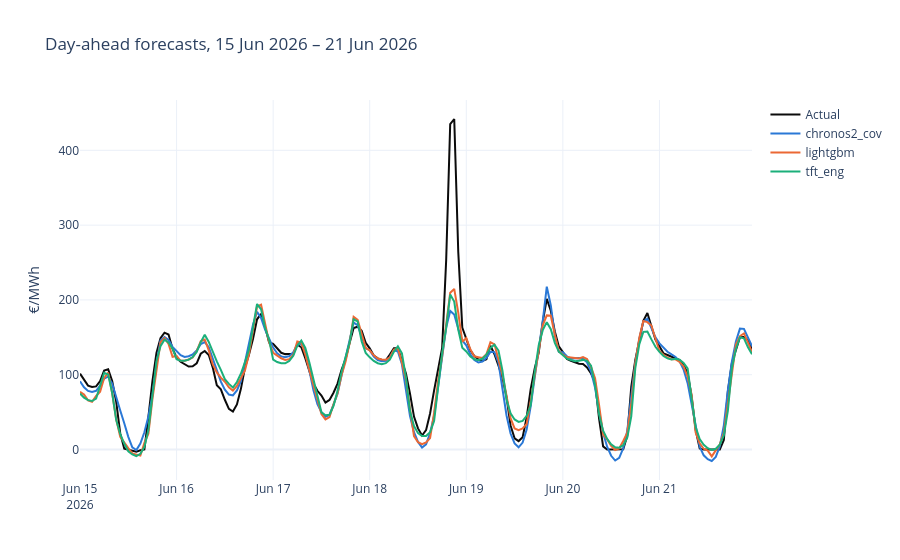

Here is the notebook cell this chart was saved with:
### Code cell
plots.forecast_lines(
    df,
    preds.filter(pl.col("model").is_in(["chronos2_cov", "lightgbm", "tft_eng"])),
    date(2026, 6, 15),
    date(2026, 6, 21),
)

### Figure 1 — Plotly figure (JSON) as saved in the notebook; plotly's stock layout.template omitted (floating-point values rounded to 4 significant figures; data arrays with more than 128 entries replaced by an {"elided": "..."} marker saying what was removed)
{"data": [{"line": {"color": "#0b0b0b", "width": 2}, "name": "Actual", "type": "scatter", "x": {"elided": "168 str values"}, "y": {"elided": "168 float values"}}, {"line": {"color": "#2a78d6", "width": 2}, "name": "chronos2_cov", "type": "scatter", "x": {"elided": "168 str values"}, "y": {"elided": "168 float values"}}, {"line": {"color": "#eb6834", "width": 2}, "name": "lightgbm", "type": "scatter", "x": {"elided": "168 str values"}, "y": {"elided": "168 float values"}}, {"line": {"color": "#1baf7a", "width": 2}, "name": "tft_eng", "type": "scatter", "x": {"elided": "168 str values"}, "y": {"elided": "168 float values"}}], "layout": {"hovermode": "x unified", "title": {"text": "Day-ahead forecasts, 15 Jun 2026 – 21 Jun 2026"}, "yaxis": {"title": {"text": "€/MWh"}}}}
